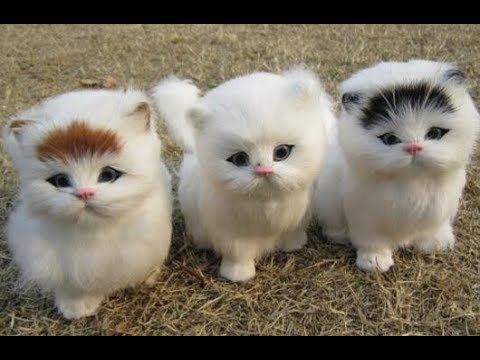
#> input picture Cat_pic_3.jpg, 480 x 360 px
$ python main.py
#> lines starting #> are read from the running program, lines starting #| are printed output that depends on the picture; after the words box and inside, x2 and y2 are one past the last pixel; in counts of white or black regions, pixels touching at a corner belong together
import cv2

face_cascade = cv2.CascadeClassifier("haarcascade_frontalcatface_extended.xml")

img = cv2.imread("Cat_pic_3.jpg")
#> img is the input picture: shape (360, 480, 3); mean B, G, R 99.8, 114.6, 122.5

gray = cv2.cvtColor(img, cv2.COLOR_BGR2GRAY)
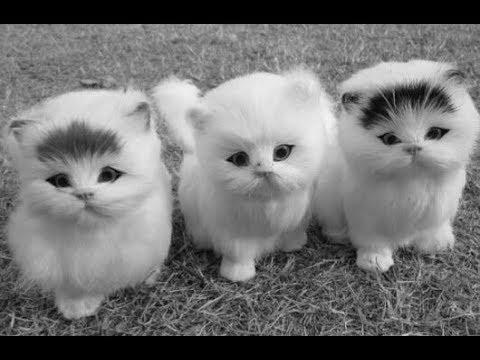
#> gray: shape (360, 480); min 0, max 246, mean 115.3
faces = face_cascade.detectMultiScale(gray, scaleFactor = 1.01, minNeighbors=5)
#> faces = [[324, 42, 45, 45], [31, 130, 106, 106], [359, 88, 107, 107], [205, 107, 110, 110]]

# print(type(faces))
# print(faces)

for x,y,w,h in faces:
    img= cv2.rectangle(img, (x,y), (x+w, y+h), (0,255,0), 3)
#> this loop made 4 passes
#> pass 1, `img= cv2.rectangle(img, (x,y), (x+w, y+h), (0,255,0), 3)`:
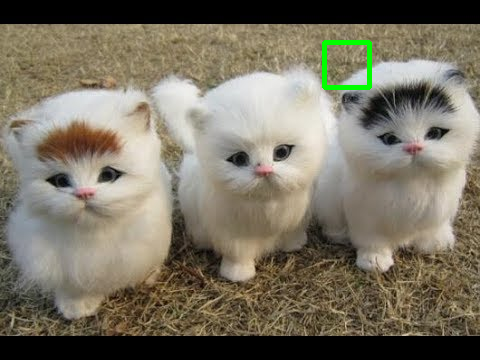
#> img: shape (360, 480, 3); 0.51% of pixels changed, all inside (x1, y1, x2, y2) = (322, 40, 372, 90)
#> pass 2, `img= cv2.rectangle(img, (x,y), (x+w, y+h), (0,255,0), 3)`:
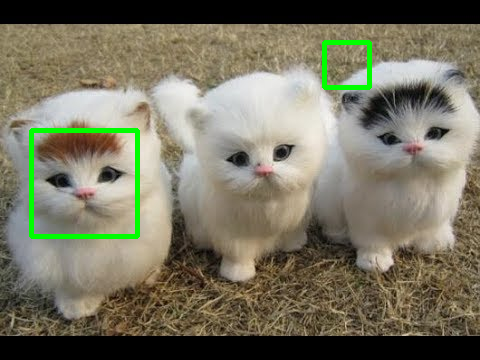
#> img: shape (360, 480, 3); 1.22% of pixels changed, all inside (x1, y1, x2, y2) = (29, 128, 140, 239)
#> pass 3, `img= cv2.rectangle(img, (x,y), (x+w, y+h), (0,255,0), 3)`:
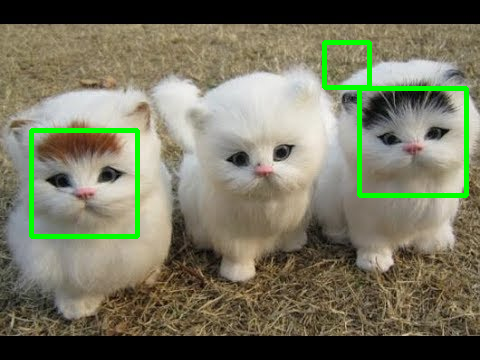
#> img: shape (360, 480, 3); 1.2% of pixels changed, all inside (x1, y1, x2, y2) = (357, 86, 469, 198)
#> after the loop:
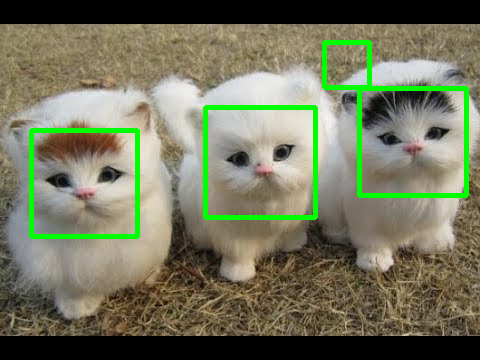
#> img: shape (360, 480, 3); 1.27% of pixels changed, all inside (x1, y1, x2, y2) = (203, 105, 318, 220)

cv2.imshow("Cat Face Recognition", img)
cv2.waitKey()

$ run again, with Cat_pic_1.jpg copied over Cat_pic_3.jpg
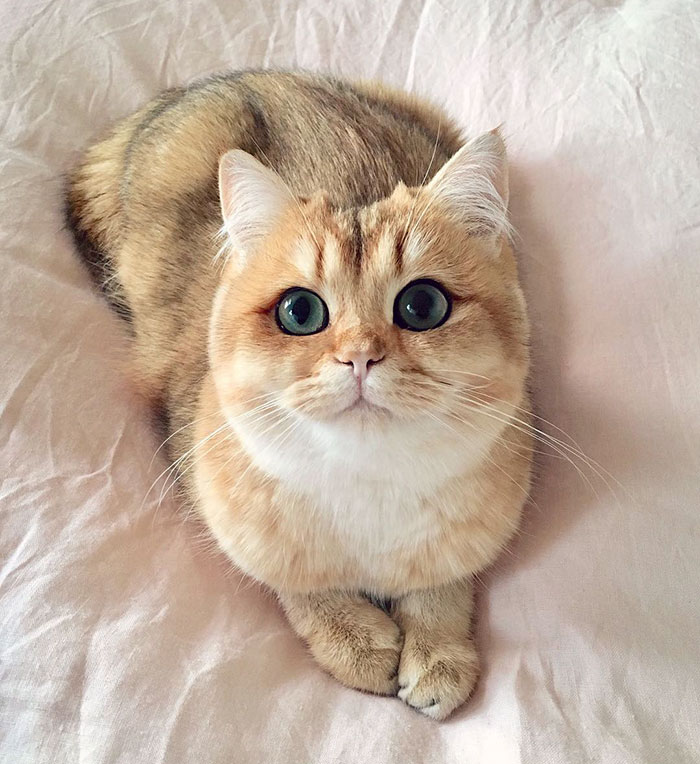
#> input picture Cat_pic_1.jpg, 700 x 764 px
#> img is the input picture: shape (764, 700, 3); mean B, G, R 157.5, 173.7, 192.2
#> `gray = cv2.cvtColor(img, cv2.COLOR_BGR2GRAY)`:
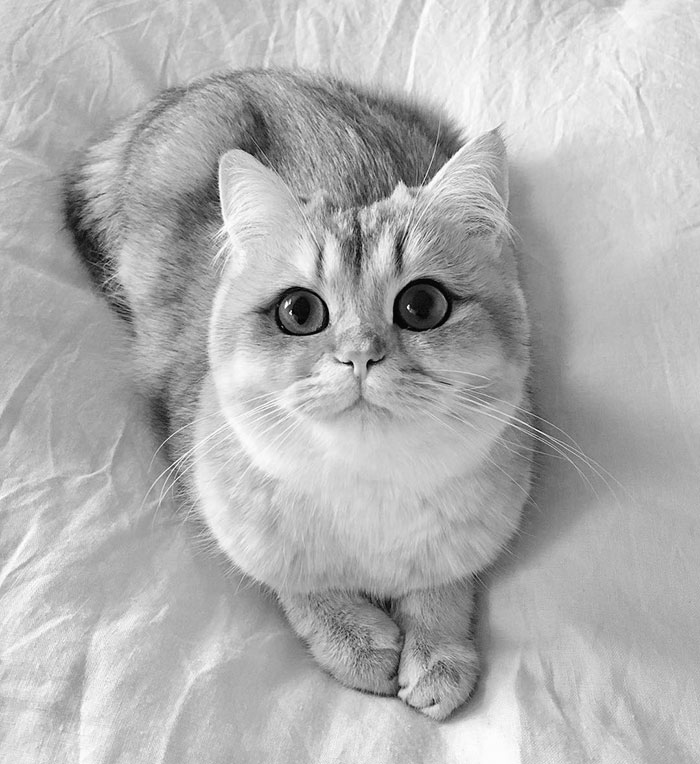
#> gray: shape (764, 700); min 0, max 255, mean 177.4
#> faces = [[495, 10, 25, 25], [220, 190, 277, 277]]
#> the loop `for x,y,w,h in faces:` made 2 passes
#> pass 2, `img= cv2.rectangle(img, (x,y), (x+w, y+h), (0,255,0), 3)`:
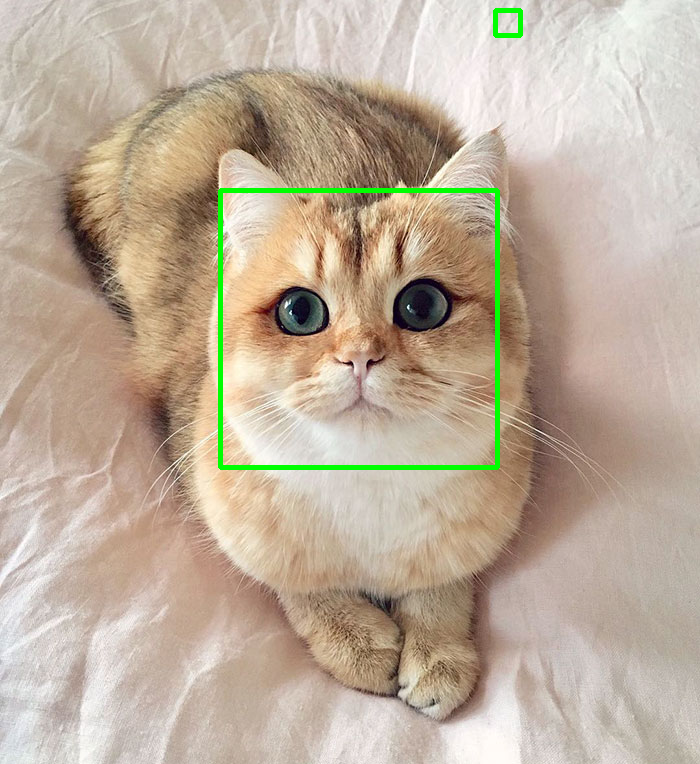
#> img: shape (764, 700, 3); mean B, G, R 155.7, 174.5, 189.9

$ run again, with Cat_pic_2.jpg copied over Cat_pic_3.jpg
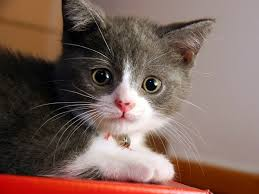
#> input picture Cat_pic_2.jpg, 259 x 194 px
#> img is the input picture: shape (194, 259, 3); mean B, G, R 90.1, 99.3, 125.1
#> `gray = cv2.cvtColor(img, cv2.COLOR_BGR2GRAY)`:
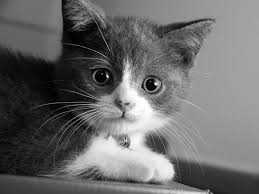
#> gray: shape (194, 259); min 0, max 255, mean 106
#> faces = [[78, 43, 96, 96], [104, 113, 69, 69]]
#> the loop `for x,y,w,h in faces:` made 2 passes
#> pass 2, `img= cv2.rectangle(img, (x,y), (x+w, y+h), (0,255,0), 3)`:
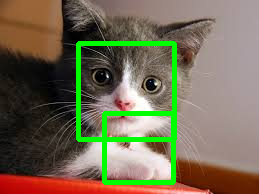
#> img: shape (194, 259, 3); mean B, G, R 83.8, 108.4, 116.7
